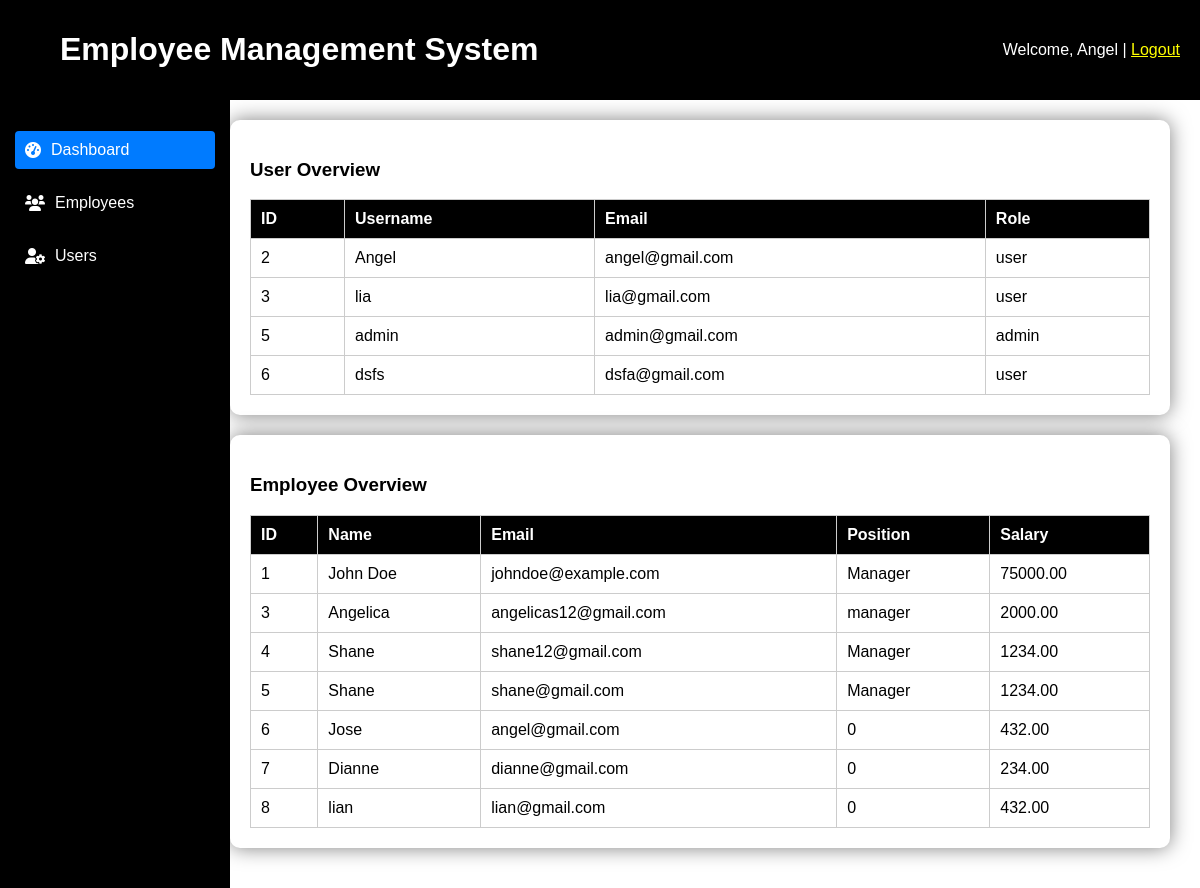
The page /dashboard_admin.php (signed in) on the database its author committed.
### tables this page shows
CREATE TABLE `users` (
  `id` int(11) NOT NULL,
  `username` varchar(50) NOT NULL,
  `email` varchar(100) NOT NULL,
  `password` varchar(255) NOT NULL,
  `role` enum('user','admin') NOT NULL,
  `created_at` timestamp NOT NULL DEFAULT current_timestamp()
);

CREATE TABLE `employees` (
  `id` int(11) NOT NULL,
  `name` varchar(100) NOT NULL,
  `email` varchar(100) NOT NULL,
  `password` varchar(255) NOT NULL,
  `position` varchar(100) DEFAULT NULL,
  `salary` decimal(10,2) DEFAULT NULL,
  `created_at` timestamp NOT NULL DEFAULT current_timestamp(),
  `user_id` int(11) DEFAULT NULL
);

### dashboard_admin.php (the view, shortened to what this page needs)
<?php
include('config.php');
$employeesResult = mysqli_query($conn, "SELECT * FROM employees");
$usersResult = mysqli_query($conn, "SELECT * FROM users");
?>
<!DOCTYPE html>
<html lang="en">
<head>
    <link rel="stylesheet" href="css_styles.css">
    <link rel="stylesheet" href="https://cdnjs.cloudflare.com/ajax/libs/font-awesome/6.0.0-beta3/css/all.min.css">
</head>
<body>
<header>
    <h1>Employee Management System</h1>
    <div class="user-info">
        Welcome, <?= htmlspecialchars($_SESSION['username']); ?> | <a href="logout.php" style="color: yellow;">Logout</a>
    </div>
</header>
<div class="container">
    <nav>
    <ul>
    <li>
        <a href="dashboard_admin.php" class="<?= basename($_SERVER['PHP_SELF']) == 'dashboard_admin.php' ? 'active' : ''; ?>">
            <i class="fas fa-tachometer-alt"></i> Dashboard
        </a>
    </li>
    <li>
        <a href="admin_index.php" class="<?= basename($_SERVER['PHP_SELF']) == 'admin_index.php' ? 'active' : ''; ?>">
            <i class="fas fa-users"></i> Employees
        </a>
    </li>
    <li>
        <a href="user_for_admin.php" class="<?= basename($_SERVER['PHP_SELF']) == 'user_for_admin.php' ? 'active' : ''; ?>">
            <i class="fas fa-user-cog"></i> Users
        </a>
    </li>
</ul>
    </nav>
    <div class="main-content">
        <div class="container1">
            <h3>User Overview</h3>
            <table class="table">
                <thead>
                    <tr>
                        <th>ID</th>
                        <th>Username</th>
                        <th>Email</th>
                        <th>Role</th>
                    </tr>
                </thead>
                <tbody>
                    <?php while ($row = mysqli_fetch_assoc($usersResult)) { ?>
                        <tr>
                            <td><?= htmlspecialchars($row['id']); ?></td>
                            <td><?= htmlspecialchars($row['username']); ?></td>
                            <td><?= htmlspecialchars($row['email']); ?></td>
                            <td><?= htmlspecialchars($row['role']); ?></td>
                        </tr>
                    <?php } ?>
                </tbody>
            </table>
        </div>
        <div class="container1">
            <h3>Employee Overview</h3>
            <table class="table">
                <thead>
                    <tr>
                        <th>ID</th>
                        <th>Name</th>
                        <th>Email</th>
                        <th>Position</th>
                        <th>Salary</th>
                    </tr>
                </thead>
                <tbody>
                    <?php while ($row = mysqli_fetch_assoc($employeesResult)) { ?>
                        <tr>
                            <td><?= htmlspecialchars($row['id']); ?></td>
                            <td><?= htmlspecialchars($row['name']); ?></td>
                            <td><?= htmlspecialchars($row['email']); ?></td>
                            <td><?= htmlspecialchars($row['position']); ?></td>
                            <td><?= htmlspecialchars($row['salary']); ?></td>
                        </tr>
                    <?php } ?>
                </tbody>
            </table>
        </div>
    </div>
</div>
</body>
</html>

### css_styles.css (style rules this page uses)
body { font-family: Arial, sans-serif; margin: 0; padding: 0; }
.container { display: flex; }
nav { margin-bottom: 20px; width: 200px; background-color: #f4f4f4; padding: 15px; }
nav ul { list-style: none; padding: 0; }
nav ul li { margin-bottom: 15px; }
nav ul li a { text-decoration: none; color: #333; }
h1 { color: #333; }
table { width: 70%; border-collapse: collapse; }
table, th, td { border: 1px solid #ccc; }
th, td { padding: 10px; text-align: left; }

### dashboard_admin.php (style rules this page uses)
body { font-family: Arial, sans-serif; margin: 0; padding: 0; display: flex; flex-direction: column; height: 100vh; }
header { background-color: black; color: white; padding: 10px 20px; display: flex; justify-content: space-between; align-items: center; z-index: 100; }
h1 { color: white; margin-left: 40px; }
.container { display: flex; flex: 1; overflow: auto; }
nav { width: 200px; background-color: black; padding: 15px; position: fixed; height: 100%; }
nav ul { list-style: none; padding: 0; }
nav ul li { margin-bottom: 15px; }
nav ul li a { text-decoration: none; color: white; padding: 10px; display: block; border-radius: 4px; }
nav ul li a.active { background-color: #007BFF; color: white; }
.main-content { flex: 1; padding: 20px; display: flex; flex-direction: column; align-items: center; overflow: auto; }
.container1 { width: 100%; max-width: 900px; background-color: white; border-radius: 10px; box-shadow: 0 0 20px rgba(0, 0, 0, 0.5); padding: 20px; margin-bottom: 20px; margin-left: 200px; }
thead { background-color: black; }
th { color: white; text-align: left; }
table { width: 100%; margin-top: 10px; }
table, th, td { border: 1px solid #ccc; }
th, td { padding: 10px; text-align: left; }
nav ul li a { display: flex; align-items: center; color: white; padding: 10px; border-radius: 4px; }
nav ul li a i { margin-right: 10px; }

### rows shown on the page
users: id "2", username "Angel", email "angel@gmail.com", role "user"
users: id "3", username "lia", email "lia@gmail.com", role "user"
users: id "5", username "admin", email "admin@gmail.com", role "admin"
users: id "6", username "dsfs", email "dsfa@gmail.com", role "user"
employees: id "1", name "John Doe", email "johndoe@example.com", position "Manager", salary "75000.00"
employees: id "3", name "Angelica", email "angelicas12@gmail.com", position "manager", salary "2000.00"
employees: id "4", name "Shane", email "shane12@gmail.com", position "Manager", salary "1234.00"
employees: id "5", name "Shane", email "shane@gmail.com", position "Manager", salary "1234.00"
employees: id "6", name "Jose", email "angel@gmail.com", position "0", salary "432.00"
employees: id "7", name "Dianne", email "dianne@gmail.com", position "0", salary "234.00"
employees: id "8", name "lian", email "lian@gmail.com", position "0", salary "432.00"

### other values the page prints
$_SESSION['username'] "Angel"
